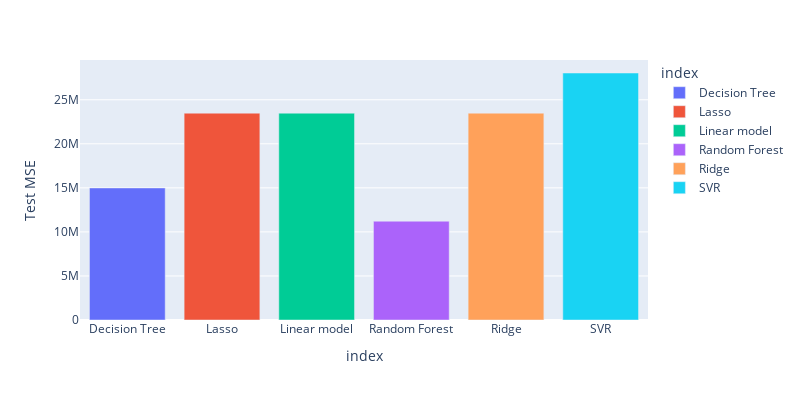

This figure's notebook cell:
### Code cell
px.bar(Model_comp2, y =Model_comp2['Test MSE'],
       color = Model_comp2.index, width =800, height=400)

### Figure 1 — Plotly figure (JSON) as saved in the notebook; plotly's stock layout.template omitted (floating-point values rounded to 4 significant figures)
{"data": [{"alignmentgroup": "True", "hovertemplate": "index=%{x}<br>Test MSE=%{y}<extra></extra>", "legendgroup": "Decision Tree", "marker": {"color": "#636efa", "pattern": {"shape": ""}}, "name": "Decision Tree", "offsetgroup": "Decision Tree", "orientation": "v", "showlegend": true, "textposition": "auto", "type": "bar", "x": ["Decision Tree"], "xaxis": "x", "y": [14990000.0], "yaxis": "y"}, {"alignmentgroup": "True", "hovertemplate": "index=%{x}<br>Test MSE=%{y}<extra></extra>", "legendgroup": "Lasso", "marker": {"color": "#EF553B", "pattern": {"shape": ""}}, "name": "Lasso", "offsetgroup": "Lasso", "orientation": "v", "showlegend": true, "textposition": "auto", "type": "bar", "x": ["Lasso"], "xaxis": "x", "y": [23480000.0], "yaxis": "y"}, {"alignmentgroup": "True", "hovertemplate": "index=%{x}<br>Test MSE=%{y}<extra></extra>", "legendgroup": "Linear model", "marker": {"color": "#00cc96", "pattern": {"shape": ""}}, "name": "Linear model", "offsetgroup": "Linear model", "orientation": "v", "showlegend": true, "textposition": "auto", "type": "bar", "x": ["Linear model"], "xaxis": "x", "y": [23480000.0], "yaxis": "y"}, {"alignmentgroup": "True", "hovertemplate": "index=%{x}<br>Test MSE=%{y}<extra></extra>", "legendgroup": "Random Forest", "marker": {"color": "#ab63fa", "pattern": {"shape": ""}}, "name": "Random Forest", "offsetgroup": "Random Forest", "orientation": "v", "showlegend": true, "textposition": "auto", "type": "bar", "x": ["Random Forest"], "xaxis": "x", "y": [11220000.0], "yaxis": "y"}, {"alignmentgroup": "True", "hovertemplate": "index=%{x}<br>Test MSE=%{y}<extra></extra>", "legendgroup": "Ridge", "marker": {"color": "#FFA15A", "pattern": {"shape": ""}}, "name": "Ridge", "offsetgroup": "Ridge", "orientation": "v", "showlegend": true, "textposition": "auto", "type": "bar", "x": ["Ridge"], "xaxis": "x", "y": [23480000.0], "yaxis": "y"}, {"alignmentgroup": "True", "hovertemplate": "index=%{x}<br>Test MSE=%{y}<extra></extra>", "legendgroup": "SVR", "marker": {"color": "#19d3f3", "pattern": {"shape": ""}}, "name": "SVR", "offsetgroup": "SVR", "orientation": "v", "showlegend": true, "textposition": "auto", "type": "bar", "x": ["SVR"], "xaxis": "x", "y": [28040000.0], "yaxis": "y"}], "layout": {"barmode": "relative", "height": 400, "legend": {"title": {"text": "index"}, "tracegroupgap": 0}, "margin": {"t": 60}, "width": 800, "xaxis": {"anchor": "y", "categoryarray": ["Decision Tree", "Lasso", "Linear model", "Random Forest", "Ridge", "SVR"], "categoryorder": "array", "domain": [0, 1], "title": {"text": "index"}}, "yaxis": {"anchor": "x", "domain": [0, 1], "title": {"text": "Test MSE"}}}}
